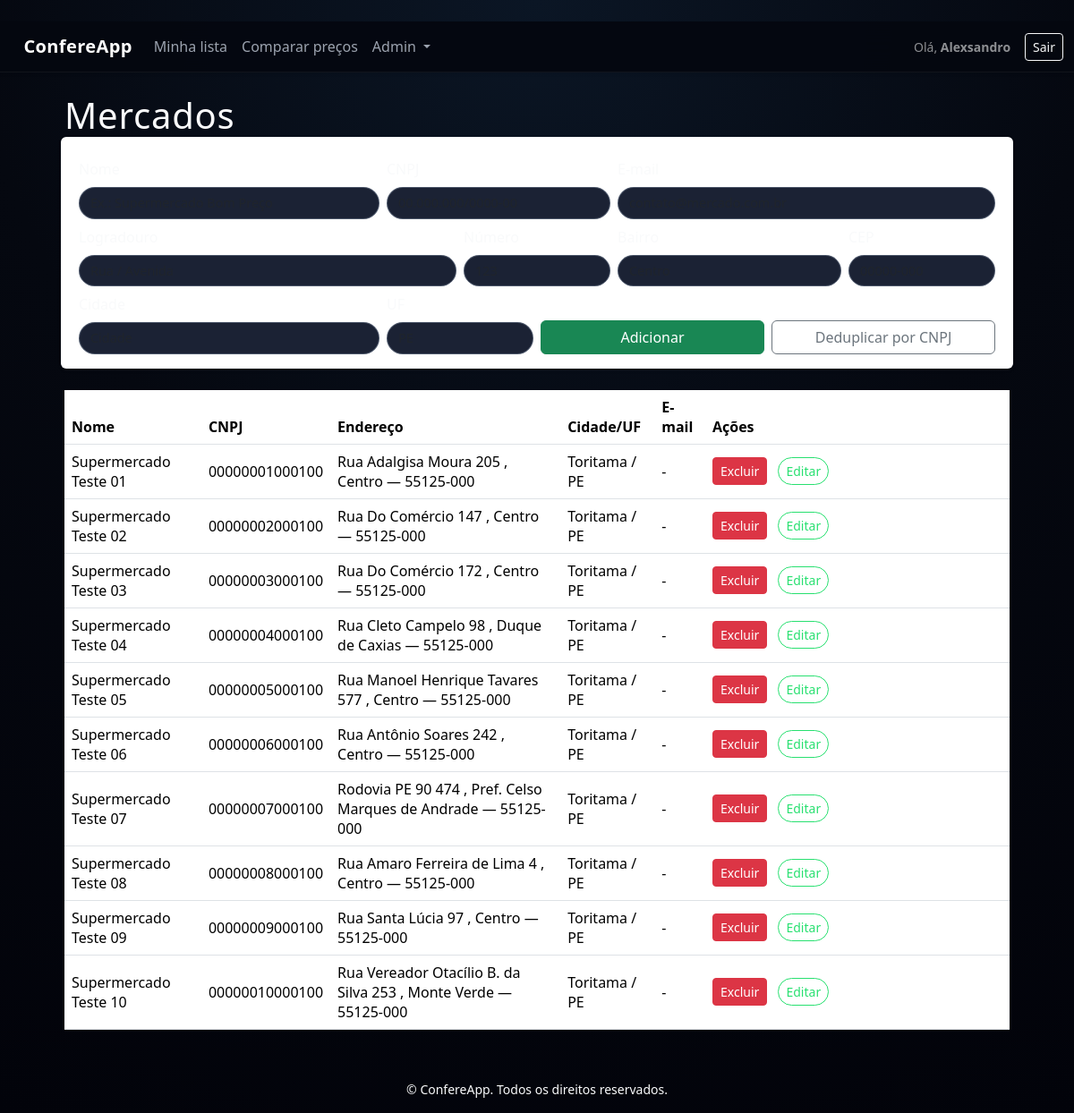
The app's page /mercados (signed in) with its own data.
### banco.py (models this page shows, shortened)
class Usuario(db.Model):
    __tablename__ = "usuarios"
    id = db.Column(db.Integer, primary_key=True)
    nome = db.Column(db.String(120), nullable=False)
    email = db.Column(db.String(200), unique=True, index=True, nullable=False)
    senha = db.Column(db.String(255), nullable=True)
    role = db.Column(db.String(50), default="user")          # ex: 'user', 'admin', 'master'
    is_admin = db.Column(db.Boolean, default=False)          # flag legado
    perfil = db.Column(db.String(50))                        # ex: 'Master' para admin master
    ativo = db.Column(db.Boolean, default=True)
    tipo = db.Column(db.String(30), default="cliente")       # cliente / empresa / técnico
    cpf = db.Column(db.String(20))
    mercado_id = db.Column(db.Integer, db.ForeignKey("mercados.id"))
    criado_em = db.Column(db.DateTime, default=datetime.utcnow)
    lista_itens = db.relationship(
        "ListaItem",
        backref="usuario",
        lazy="dynamic",
        cascade="all, delete-orphan"
    )
    @property
    def is_master(self) -> bool:
        perfil = (self.perfil or '').strip().lower()
        role = (self.role or '').strip().lower()
        return perfil == 'master' or role == 'master'
    @property
    def is_admin_any(self) -> bool:
        role = (self.role or '').strip().lower()
        return (
            self.is_master
            or self.is_admin_tecnico
            or bool(self.is_admin)
            or role == 'admin'
        )
    @property
    def is_cliente(self) -> bool:
        tipo = (self.tipo or '').strip().lower()
        return tipo == 'cliente'
    @property
    def is_empresa(self) -> bool:
        tipo = (self.tipo or '').strip().lower()
        return tipo == 'empresa'

class Mercado(db.Model):
    __tablename__ = "mercados"
    id = db.Column(db.Integer, primary_key=True)
    nome = db.Column(db.String(200), nullable=False)
    cnpj = db.Column(db.String(20), index=True)
    email = db.Column(db.String(200))
    logradouro = db.Column(db.String(200))
    numero     = db.Column(db.String(50))
    bairro     = db.Column(db.String(120))
    cidade     = db.Column(db.String(120))
    uf         = db.Column(db.String(2))
    cep        = db.Column(db.String(20))
    lat      = db.Column(db.Float)
    lng      = db.Column(db.Float)
    dist_km  = db.Column(db.Float)
    owner_user_id = db.Column(db.Integer)
    criado_em = db.Column(db.DateTime, default=datetime.utcnow)
    precos = db.relationship(
        "Preco",
        backref="mercado",
        cascade="all, delete-orphan"
    )

### app.py (the view, shortened to what this page needs)
@app.route('/mercados', methods=['GET', 'POST'])
@login_required
@admin_required           # deixe @admin_required; troque se quiser outra regra
def mercados():
    msg = None
    mercados = Mercado.query.order_by(Mercado.nome.asc()).all()
    return render_template('mercados.html', mercados=mercados, msg=msg)

### app.py (called while the page is built)
@event.listens_for(Engine, "connect")
def set_sqlite_pragma(dbapi_connection, connection_record):
    try:
        cursor = dbapi_connection.cursor()
        cursor.execute("PRAGMA foreign_keys=ON")
        cursor.close()
    except Exception:
        pass

@app.before_request
def _load_current_user():
    uid = session.get('user_id')
    g.current_user = db.session.get(Usuario, uid) if uid else None

def login_required(view):
    @wraps(view)
    def wrapped_view(*args, **kwargs):
        if 'user_id' not in session:
            return redirect(url_for('login', next=request.path))
        return view(*args, **kwargs)
    return wrapped_view

def admin_required(view):
    @wraps(view)
    def wrapper(*args, **kwargs):
        uid = session.get('user_id')
        if not uid:
            return redirect(url_for('login'))
        user = db.session.get(Usuario, uid)
        if not user or not user.is_admin_any:
            abort(403)
        return view(*args, **kwargs)
    return wrapper

@app.context_processor
def inject_current_user():
    uid = session.get('user_id')
    user = db.session.get(Usuario, uid) if uid else None
    return {"current_user": user}

### templates/mercados.html (shortened to what this page needs)
﻿{% extends "base.html" %}
{% block content %}
<h1>Mercados</h1>
{% set is_admin = g.current_user and g.current_user.is_admin_any %}
{% if is_admin %}
<form method="post" class="row g-2 mb-4 bg-white p-3 rounded shadow-sm">
  <div class="col-md-4">
    <label class="form-label">Nome</label>
    <input class="form-control" name="nome" placeholder="Ex.: Supermercado Bom Preço" required>
  </div>
  <div class="col-md-3">
    <label class="form-label">CNPJ</label>
    <input class="form-control" name="cnpj" placeholder="00.000.000/0000-00">
  </div>
  <div class="col-md-5">
    <label class="form-label">E-mail</label>
    <input class="form-control" type="email" name="email" placeholder="contato@mercado.com.br">
  </div>
  <div class="col-md-5">
    <label class="form-label">Logradouro</label>
    <input class="form-control" name="logradouro" placeholder="Rua / Avenida">
  </div>
  <div class="col-md-2">
    <label class="form-label">Número</label>
    <input class="form-control" name="numero" placeholder="123">
  </div>
  <div class="col-md-3">
    <label class="form-label">Bairro</label>
    <input class="form-control" name="bairro" placeholder="Centro">
  </div>
  <div class="col-md-2">
    <label class="form-label">CEP</label>
    <input class="form-control" name="cep" placeholder="00000-000">
  </div>
  <div class="col-md-4">
    <label class="form-label">Cidade</label>
    <input class="form-control" name="cidade" placeholder="Cidade">
  </div>
  <div class="col-md-2">
    <label class="form-label">UF</label>
    <input class="form-control" name="uf" placeholder="PE" maxlength="2">
  </div>
  <div class="col-md-3 d-flex align-items-end">
    <button class="btn btn-success w-100">Adicionar</button>
  </div>
  <div class="col-md-3 d-flex align-items-end">
    <button class="btn btn-outline-secondary w-100"
            name="acao" value="deduplicar" formnovalidate>
      Deduplicar por CNPJ
    </button>
  </div>
</form>
{% endif %}
<table class="table table-hover align-middle">
  <thead>
    <tr>
      <th>Nome</th>
      <th>CNPJ</th>
      <th>Endereço</th>
      <th>Cidade/UF</th>
      <th>E-mail</th>
      {% if is_admin %}
        <th style="width:340px">Ações</th>
      {% endif %}
    </tr>
  </thead>
  <tbody>
    {% for m in mercados %}
    <tr>
      <td>{{ m.nome }}</td>
      <td>{{ m.cnpj or "-" }}</td>
      <td>
        {{ m.logradouro or "" }} {{ m.numero or "" }}
        {% if m.bairro %}, {{ m.bairro }}{% endif %}
        {% if m.cep %} — {{ m.cep }}{% endif %}
      </td>
      <td>{{ m.cidade or "-" }} / {{ m.uf or "-" }}</td>
      <td>{{ m.email or "-" }}</td>
      {% if is_admin %}
      <td class="text-nowrap">
        <form method="post" class="d-inline">
          <button class="btn btn-sm btn-danger"
                  onclick="return confirm('Excluir o mercado &quot;{{ m.nome }}&quot; e seus preços?')">
            Excluir
          </button>
        </form>
        <details class="d-inline-block ms-2">
          <summary class="btn btn-sm btn-outline-primary">Editar</summary>
        </details>
      </td>
      {% endif %}
    </tr>
    {% endfor %}
  </tbody>
</table>
{% endblock %}

### templates/base.html (shortened to what this page needs)
﻿<!doctype html>
<html lang="pt-br">
<head>
  <link
    href="https://cdn.jsdelivr.net/npm/bootstrap@5.3.2/dist/css/bootstrap.min.css"
    rel="stylesheet"
>
  <link rel="stylesheet" href="{{ url_for('static', filename='css/style.css') }}">
</head>
<body class="bg-app">
  <nav class="navbar navbar-expand-lg navbar-dark shadow-sm confere-navbar">
    <div class="container-fluid">
      <a class="navbar-brand fw-bold d-flex align-items-center" href="{{ url_for('index') }}">
        <span>ConfereApp</span>
      </a>
      <div class="collapse navbar-collapse" id="mainNavbar">
        <ul class="navbar-nav me-auto mb-2 mb-lg-0">
          {% if current_user %}
            {% if current_user.is_cliente or current_user.is_admin_any %}
              <li class="nav-item">
                <a class="nav-link" href="{{ url_for('lista') }}">Minha lista</a>
              </li>
              <li class="nav-item">
                <a class="nav-link" href="{{ url_for('comparar') }}">Comparar preços</a>
              </li>
            {% endif %}
            {% if current_user.is_admin_any %}
              <li class="nav-item dropdown">
                <a class="nav-link dropdown-toggle" href="#" id="adminDrop" role="button" data-bs-toggle="dropdown">
                  Admin
                </a>
              </li>
            {% endif %}
          {% endif %}
        </ul>
        <div class="d-flex align-items-center">
          {% if current_user %}
            <span class="navbar-text me-3 small text-nowrap">
              Olá, <strong>{{ current_user.nome }}</strong>
            </span>
            <a href="{{ url_for('logout') }}" class="btn btn-sm btn-outline-light">
              Sair
            </a>
          {% endif %}
        </div>
      </div>
    </div>
  </nav>
  <main class="container py-4 app-main">
    {% block content %}{% endblock %}
  </main>
  <footer class="app-footer text-center py-3">
    <small>&copy; {{ now().year if now else '' }} ConfereApp. Todos os direitos reservados.</small>
  </footer>
</body>
</html>

### static/css/style.css (style rules this page uses)
:root { --ca-bg: #050810; --ca-bg-soft: #0b101b; --ca-card: #101622; --ca-card-soft: #151c2b; --ca-border-soft: rgba(255, 255, 255, 0.05); --ca-green: #28e070; --ca-green-soft: #1ac15a; --ca-green-dark: #0b8b3a; --ca-green-glow: rgba(40, 224, 112, 0.35); --ca-text-main: #f9fafb; --ca-text-muted: #9ca3af; --ca-text-soft: #6b7280; --ca-danger: #f97373; --ca-warning: #facc15; }
body { background: radial-gradient(circle at top, #0b1625 0, #050810 45%, #02030a 100%); color: var(--ca-text-main); font-family: system-ui, -apple-system, BlinkMacSystemFont, "Segoe UI", sans-serif; }
.navbar { background: rgba(5, 8, 16, 0.96) !important; border-bottom: 1px solid var(--ca-border-soft); backdrop-filter: blur(18px); }
.navbar-brand { font-weight: 700; letter-spacing: 0.02em; display: flex; align-items: center; gap: 0.4rem; }
.navbar-dark .navbar-nav .nav-link { color: var(--ca-text-muted); font-weight: 500; }
.container { max-width: 1080px; }
h1, h2, h3, h4 { color: var(--ca-text-main); letter-spacing: 0.02em; }
.form-control, .form-select { background: rgba(15, 23, 42, 0.95); border-radius: 999px; border: 1px solid rgba(148, 163, 184, 0.4); color: var(--ca-text-main); font-size: 0.9rem; }
.btn-outline-primary { border-radius: 999px !important; border: 1px solid var(--ca-green) !important; color: var(--ca-green) !important; background: transparent !important; font-weight: 500 !important; }

### records on screen
Usuario: nome "Alexsandro"
Mercado: nome "Supermercado Teste 01", cnpj "00000001000100", logradouro "Rua Adalgisa Moura", numero "205", bairro "Centro", cep "55125-000", cidade "Toritama", uf "PE", email "-"
Mercado: nome "Supermercado Teste 02", cnpj "00000002000100", logradouro "Rua Do Comércio", numero "147", bairro "Centro", cep "55125-000", cidade "Toritama", uf "PE", email "-"
Mercado: nome "Supermercado Teste 03", cnpj "00000003000100", logradouro "Rua Do Comércio", numero "172", bairro "Centro", cep "55125-000", cidade "Toritama", uf "PE", email "-"
Mercado: nome "Supermercado Teste 04", cnpj "00000004000100", logradouro "Rua Cleto Campelo", numero "98", bairro "Duque de Caxias", cep "55125-000", cidade "Toritama", uf "PE", email "-"
Mercado: nome "Supermercado Teste 05", cnpj "00000005000100", logradouro "Rua Manoel Henrique Tavares", numero "577", bairro "Centro", cep "55125-000", cidade "Toritama", uf "PE", email "-"
Mercado: nome "Supermercado Teste 06", cnpj "00000006000100", logradouro "Rua Antônio Soares", numero "242", bairro "Centro", cep "55125-000", cidade "Toritama", uf "PE", email "-"
Mercado: nome "Supermercado Teste 07", cnpj "00000007000100", logradouro "Rodovia PE 90", numero "474", bairro "Pref. Celso Marques de Andrade", cep "55125-000", cidade "Toritama", uf "PE", email "-"
Mercado: nome "Supermercado Teste 08", cnpj "00000008000100", logradouro "Rua Amaro Ferreira de Lima", numero "4", bairro "Centro", cep "55125-000", cidade "Toritama", uf "PE", email "-"
Mercado: nome "Supermercado Teste 09", cnpj "00000009000100", logradouro "Rua Santa Lúcia", numero "97", bairro "Centro", cep "55125-000", cidade "Toritama", uf "PE", email "-"
Mercado: nome "Supermercado Teste 10", cnpj "00000010000100", logradouro "Rua Vereador Otacílio B. da Silva", numero "253", bairro "Monte Verde", cep "55125-000", cidade "Toritama", uf "PE", email "-"
